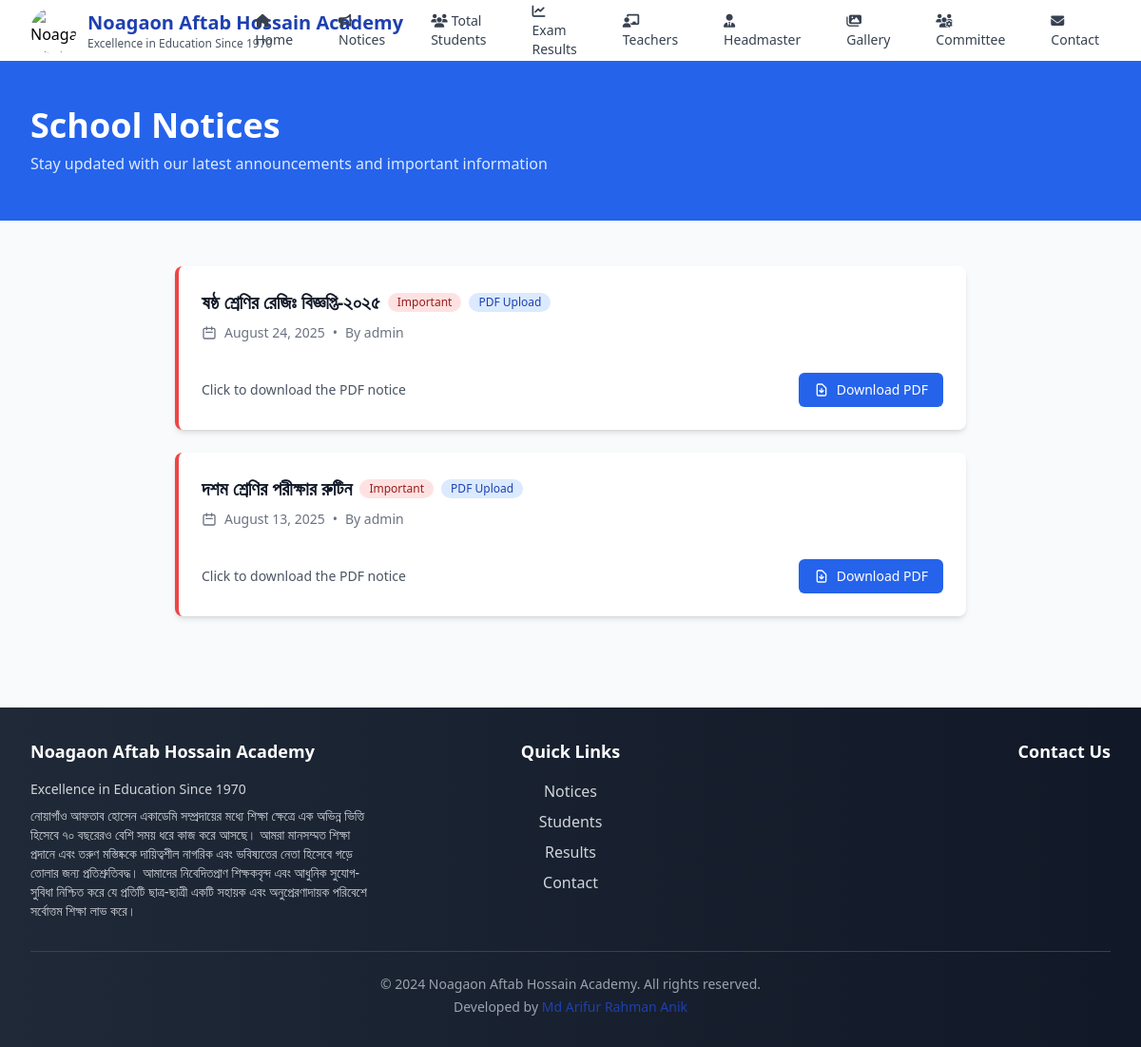
The page /notices/ on the database its author committed.
### main/models.py (models this page shows, shortened)
class SchoolInfo(models.Model):
    name = models.CharField(max_length=200, default="Noagaon High School")
    tagline = models.CharField(max_length=300, default="Excellence in Education Since 1950")
    logo = models.ImageField(upload_to='logo/', blank=True, null=True, help_text="School logo")
    address = models.TextField(blank=True)
    phone = models.CharField(max_length=50, blank=True)
    email = models.EmailField(blank=True)
    website = models.URLField(blank=True)
    established_year = models.PositiveIntegerField(default=1950)
    about = models.TextField(blank=True, help_text="About the school")
    is_active = models.BooleanField(default=True, help_text="Use this school info")
    class Meta:
        verbose_name = "School Information"
        verbose_name_plural = "School Information"
        ordering = ['-is_active']

class Notice(models.Model):
    NOTICE_TYPE_CHOICES = [
        ('pdf', 'PDF Upload'),
        ('text', 'Text Content'),
    ]
    title = models.CharField(max_length=200)
    notice_type = models.CharField(max_length=10, choices=NOTICE_TYPE_CHOICES, default='pdf',
                                   help_text="Choose whether to upload a PDF or write text content")
    pdf_file = models.FileField(upload_to='notices/', blank=True, null=True,
                                help_text="Upload PDF file (only for PDF type notices)")
    content = models.TextField(blank=True,
                               help_text="Write notice content here (only for text type notices)")
    summary = models.CharField(max_length=300, blank=True,
                               help_text="Brief summary for text notices (optional)")
    upload_date = models.DateTimeField(auto_now_add=True)
    created_by = models.ForeignKey(User, on_delete=models.CASCADE)
    is_important = models.BooleanField(default=False, help_text="Mark as important notice")
    class Meta:
        ordering = ['-upload_date']

### main/views.py (the view)
# urls.py: path('notices/', views.notices, name='notices'),
def notices(request):
    notices_list = Notice.objects.all()
    paginator = Paginator(notices_list, 10)  # Show 10 notices per page
    page_number = request.GET.get('page')
    page_obj = paginator.get_page(page_number)
    context = {
        'page_obj': page_obj,
    }
    return render(request, 'main/notices.html', context)

### templates/main/notices.html (shortened to what this page needs)
{% extends 'base.html' %}
{% block content %}
<div class="bg-blue-600 text-white">
    <div class="max-w-7xl mx-auto py-12 px-4 sm:px-6 lg:px-8">
        <h1 class="text-3xl md:text-4xl font-bold">School Notices</h1>
        <p class="mt-2 text-blue-100">Stay updated with our latest announcements and important information</p>
    </div>
</div>
<div class="py-12 bg-gray-50">
    <div class="max-w-4xl mx-auto px-4 sm:px-6 lg:px-8">
        {% if page_obj %}
            <div class="space-y-6">
                {% for notice in page_obj %}
                <div class="bg-white rounded-lg shadow-md p-6 hover:shadow-lg transition-shadow {% if notice.is_important %}border-l-4 border-red-500{% endif %}">
                    <div class="flex flex-col">
                        <div class="flex items-start justify-between mb-4">
                            <div class="flex-1">
                                <div class="flex items-center mb-2">
                                    <h2 class="text-xl font-semibold text-gray-900">{{ notice.title }}</h2>
                                    {% if notice.is_important %}
                                        <span class="ml-2 inline-flex items-center px-2.5 py-0.5 rounded-full text-xs font-medium bg-red-100 text-red-800">
                                            Important
                                        </span>
                                    {% endif %}
                                    <span class="ml-2 inline-flex items-center px-2.5 py-0.5 rounded-full text-xs font-medium bg-blue-100 text-blue-800">
                                        {{ notice.get_notice_type_display }}
                                    </span>
                                </div>
                                <div class="flex items-center text-sm text-gray-500 mb-4">
                                    <svg class="w-4 h-4 mr-2" fill="none" stroke="currentColor" viewBox="0 0 24 24">
                                        <path stroke-linecap="round" stroke-linejoin="round" stroke-width="2" d="M8 7V3m8 4V3m-9 8h10M5 21h14a2 2 0 002-2V7a2 2 0 00-2-2H5a2 2 0 00-2 2v12a2 2 0 002 2z"></path>
                                    </svg>
                                    <span>{{ notice.upload_date|date:"F d, Y" }}</span>
                                    <span class="mx-2">•</span>
                                    <span>By {{ notice.created_by.get_full_name|default:notice.created_by.username }}</span>
                                </div>
                            </div>
                        </div>
                        {% if notice.notice_type == 'text' %}
                            {% if notice.summary %}
                                <div class="mb-3">
                                    <p class="text-gray-600 font-medium">{{ notice.summary }}</p>
                                </div>
                            {% endif %}
                            <div class="prose max-w-none mb-4">
                                <div class="text-gray-700 leading-relaxed">{{ notice.content|truncatewords:50|linebreaks }}</div>
                            </div>
                            <div class="flex items-center justify-between">
                                <div class="flex-1">
                                    {% if notice.content|wordcount > 50 %}
                                        <p class="text-gray-500 text-sm">Click to read the full notice</p>
                                    {% endif %}
                                </div>
                                <div class="ml-4">
                                    <a href="{% url 'main:notice_detail' notice.id %}"
                                       class="inline-flex items-center px-4 py-2 bg-blue-600 text-white text-sm font-medium rounded-md hover:bg-blue-700 transition-colors">
                                        <svg class="w-4 h-4 mr-2" fill="none" stroke="currentColor" viewBox="0 0 24 24">
                                            <path stroke-linecap="round" stroke-linejoin="round" stroke-width="2" d="M15 12a3 3 0 11-6 0 3 3 0 016 0z"></path>
                                            <path stroke-linecap="round" stroke-linejoin="round" stroke-width="2" d="M2.458 12C3.732 7.943 7.523 5 12 5c4.478 0 8.268 2.943 9.542 7-1.274 4.057-5.064 7-9.542 7-4.477 0-8.268-2.943-9.542-7z"></path>
                                        </svg>
                                        Read Full Notice
                                    </a>
                                </div>
                            </div>
                        {% else %}
                            <div class="flex items-center justify-between">
                                <div class="flex-1">
                                    <p class="text-gray-600 text-sm">Click to download the PDF notice</p>
                                </div>
                                <div class="ml-4">
                                    <a href="{{ notice.pdf_file.url }}" target="_blank"
                                       class="inline-flex items-center px-4 py-2 bg-blue-600 text-white text-sm font-medium rounded-md hover:bg-blue-700 transition-colors">
                                        <svg class="w-4 h-4 mr-2" fill="none" stroke="currentColor" viewBox="0 0 24 24">
                                            <path stroke-linecap="round" stroke-linejoin="round" stroke-width="2" d="M12 10v6m0 0l-3-3m3 3l3-3m2 8H7a2 2 0 01-2-2V5a2 2 0 012-2h5.586a1 1 0 01.707.293l5.414 5.414a1 1 0 01.293.707V19a2 2 0 01-2 2z"></path>
                                        </svg>
                                        Download PDF
                                    </a>
                                </div>
                            </div>
                        {% endif %}
                    </div>
                </div>
                {% endfor %}
            </div>
        {% endif %}
    </div>
</div>
{% endblock %}

### templates/base.html (shortened to what this page needs)
<!DOCTYPE html>
<html lang="en">
<head>
    <script src="https://cdn.tailwindcss.com"></script>
    <link rel="stylesheet" href="https://cdnjs.cloudflare.com/ajax/libs/font-awesome/6.4.0/css/all.min.css">
</head>
<body class="bg-gray-50 min-h-screen">
    <nav class="bg-white shadow-lg">
        <div class="max-w-full mx-auto px-4 sm:px-6 lg:px-8">
            <div class="flex justify-between h-16">
                <div class="flex items-center">
                    <a href="{% url 'main:home' %}" class="flex items-center">
                        <div class="flex-shrink-0 flex items-center justify-between">
                            {% if school_logo %}
                                <img src="{{ school_logo }}" alt="{{ school_name }}" class="h-12 w-12 mr-3 rounded-full object-cover">
                            {% endif %}
                            <div>
                                <h1 class="text-xl font-bold text-primary">{{ school_name }}</h1>
                                <p class="text-xs text-gray-600 hidden sm:block">{{ school_tagline }}</p>
                            </div>
                        </div>
                    </a>
                </div>
                <div class="hidden lg:flex items-center space-x-6">
                    <a href="{% url 'main:home' %}" class="text-gray-700 hover:text-primary px-3 py-2 rounded-md text-sm font-medium transition-all duration-200 hover:bg-blue-50">
                        <i class="fas fa-home mr-1"></i>Home
                    </a>
                    <a href="{% url 'main:notices' %}" class="text-gray-700 hover:text-primary px-3 py-2 rounded-md text-sm font-medium transition-all duration-200 hover:bg-blue-50">
                        <i class="fas fa-bullhorn mr-1"></i>Notices
                    </a>
                    <a href="{% url 'main:students' %}" class="text-gray-700 hover:text-accent px-3 py-2 rounded-md text-sm font-medium transition-all duration-200 hover:bg-green-50">
                        <i class="fas fa-users mr-1"></i>Total Students
                    </a>
                    <a href="{% url 'main:exam_results' %}" class="text-gray-700 hover:text-warning px-3 py-2 rounded-md text-sm font-medium transition-all duration-200 hover:bg-orange-50">
                        <i class="fas fa-chart-line mr-1"></i>Exam Results
                    </a>
                    <a href="{% url 'main:teachers' %}" class="text-gray-700 hover:text-primary px-3 py-2 rounded-md text-sm font-medium transition-all duration-200 hover:bg-blue-50">
                        <i class="fas fa-chalkboard-teacher mr-1"></i>Teachers
                    </a>
                    <a href="{% url 'main:headmaster' %}" class="text-gray-700 hover:text-primary px-3 py-2 rounded-md text-sm font-medium transition-all duration-200 hover:bg-blue-50">
                        <i class="fas fa-user-tie mr-1"></i>Headmaster
                    </a>
                    <a href="{% url 'main:gallery' %}" class="text-gray-700 hover:text-primary px-3 py-2 rounded-md text-sm font-medium transition-all duration-200 hover:bg-blue-50">
                        <i class="fas fa-images mr-1"></i>Gallery
                    </a>
                    <a href="{% url 'main:committee' %}" class="text-gray-700 hover:text-primary px-3 py-2 rounded-md text-sm font-medium transition-all duration-200 hover:bg-blue-50">
                        <i class="fas fa-users-cog mr-1"></i>Committee
                    </a>
                    <a href="{% url 'main:contact' %}" class="text-gray-700 hover:text-primary px-3 py-2 rounded-md text-sm font-medium transition-all duration-200 hover:bg-blue-50">
                        <i class="fas fa-envelope mr-1"></i>Contact
                    </a>
                </div>
            </div>
        </div>
    </nav>
    <main class="flex-1">
        {% block content %}
        {% endblock %}
    </main>
    <footer class="bg-gradient-to-r from-gray-800 to-gray-900 text-white mt-12">
        <div class="max-w-7xl mx-auto px-4 sm:px-6 lg:px-8 py-8">
            <div class="grid grid-cols-1 md:grid-cols-3 gap-8">
                <div class="text-center md:text-left">
                    <h3 class="text-lg font-semibold mb-4">{{ school_name }}</h3>
                    <p class="text-gray-300 text-sm">{{ school_tagline }}</p>
                    {% if school_address %}
                        <p class="text-gray-300 text-sm mt-2">{{ school_address }}</p>
                    {% endif %}
                </div>
                <div class="text-center">
                    <h3 class="text-lg font-semibold mb-4">Quick Links</h3>
                    <div class="space-y-2">
                        <a href="{% url 'main:notices' %}" class="block text-gray-300 hover:text-white transition-colors">Notices</a>
                        <a href="{% url 'main:students' %}" class="block text-gray-300 hover:text-white transition-colors">Students</a>
                        <a href="{% url 'main:exam_results' %}" class="block text-gray-300 hover:text-white transition-colors">Results</a>
                        <a href="{% url 'main:contact' %}" class="block text-gray-300 hover:text-white transition-colors">Contact</a>
                    </div>
                </div>
                <div class="text-center md:text-right">
                    <h3 class="text-lg font-semibold mb-4">Contact Us</h3>
                </div>
            </div>
            <div class="border-t border-gray-700 mt-8 pt-6 text-center">
                <p class="text-gray-400 text-sm">© 2024 {{ school_name }}. All rights reserved.</p>
                <p class="text-gray-400 text-sm mt-1">Developed by <span class="text-primary font-medium">Md Arifur Rahman Anik</span></p>
            </div>
        </div>
    </footer>
</body>
</html>

### rows shown on the page
SchoolInfo: name "Noagaon Aftab Hossain Academy", tagline "Excellence in Education Since 1970", address "নোয়াগাঁও আফতাব হোসেন একাডেমি সম্প্রদায়ের মধ্যে শিক্ষা ক্ষেত্রে এক অভিন্ন ভিত্তি হিসেবে ৭০ বছরেরও বেশি সময় ধরে কাজ করে আসছে। আমরা মানসম্মত শিক্ষা প্রদানে এবং তরুণ মস্তিষ্ককে দায়িত্বশীল নাগরিক এবং ভবিষ্যতের নেতা হিসেবে গড়ে তোলার জন্য প্রতিশ্রুতিবদ্ধ। আমাদের নিবেদিতপ্রাণ শিক্ষকবৃন্দ এবং আধুনিক সুযোগ-সুবিধা নিশ্চিত করে যে প্রতিটি ছাত্র-ছাত্রী একটি সহায়ক এবং অনুপ্রেরণাদায়ক পরিবেশে সর্বোত্তম শিক্ষা লাভ করে।"
Notice: title "ষষ্ঠ শ্রেণির রেজিঃ বিজ্ঞপ্তি-২০২৫", is_important "Important", notice_type "PDF Upload", upload_date "August 24, 2025", created_by.get_full_name "admin"
Notice: title "দশম শ্রেণির পরীক্ষার রুটিন", is_important "Important", notice_type "PDF Upload", upload_date "August 13, 2025", created_by.get_full_name "admin"
